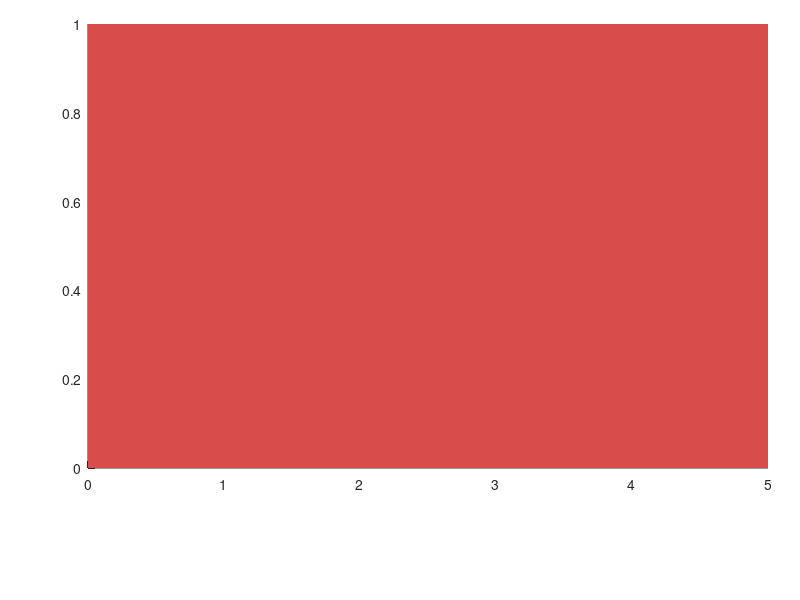

Here is the MATLAB script that generated this plot: (Note: this script raises an error after producing the figure.)
% plot_det_estab_bpi_phib.m
% Vector figure (no images/patterns, so Acrobat renders it reliably) of the
% determinacy / E-stability map from det_estab_bpi_phib.m: bpi in [0,5],
% phib_val in [0,1], other parameters (incl. by) at the posterior means of
% the sigma_me,rn-fixed production round.
S = load('det_estab_bpi_phib_results.mat');
cm = S.code_map; bg = S.bpi_grid; pg = S.phib_grid;
dx = bg(2)-bg(1); dy = pg(2)-pg(1);
col.det  = [0.30 0.70 0.40];   % determinate & E-stable
col.ind  = [0.85 0.30 0.30];   % indeterminate (BK info 4)
col.expl = [0.93 0.60 0.20];   % explosive / no stable equilibrium (BK info 3)
col.rank = [0.55 0.55 0.55];   % rank condition fails (info 5)

fig = figure('Units','inches','Position',[0.5 0.5 7 5.5],'Color','w');
ax = axes('Position',[0.11 0.22 0.85 0.74]); hold(ax,'on');
patch(ax,[0 5 5 0],[0 0 1 1],col.ind,'EdgeColor','none');   % base: indeterminate

cats = {0,'det'; 3,'expl'; 5,'rank'};
for c = 1:size(cats,1)
    X = []; Y = [];
    for i = 1:numel(pg)
        y0 = max(pg(i)-dy/2,0); y1 = min(pg(i)+dy/2,1);
        j = 1;
        while j <= numel(bg)
            if cm(i,j) == cats{c,1}
                k = j; while k < numel(bg) && cm(i,k+1) == cats{c,1}, k = k+1; end
                x0 = max(bg(j)-dx/2,0); x1 = min(bg(k)+dx/2,5);
                X = [X,[x0;x1;x1;x0]]; Y = [Y,[y0;y0;y1;y1]]; %#ok<AGROW>
                j = k+1;
            else
                j = j+1;
            end
        end
    end
    if ~isempty(X)
        rects_union_plot(ax,X,Y,col.(cats{c,2}));
    end
end

plot(ax,S.bpi_est,S.phib_est,'k*','MarkerSize',14,'LineWidth',2.5);
xline(ax,1.09,'k--','LineWidth',1.2);
xlim(ax,[0 5]); ylim(ax,[0 1]); box(ax,'on'); set(ax,'Layer','top','TickDir','out');
xlabel(ax,'$b_\pi$','Interpreter','latex','FontSize',15);
ylabel(ax,'$\varphi_b$','Interpreter','latex','FontSize',15);
text(ax,S.bpi_est+0.12,S.phib_est+0.035, ...
    sprintf('Posterior mean $(%.2f,\\, %.3f)$',S.bpi_est,S.phib_est), ...
    'FontSize',9,'Interpreter','latex','VerticalAlignment','bottom');
text(ax,1.12,0.55,'$b_\pi\approx1.09$','FontSize',10,'Interpreter','latex');

h = gobjects(1,4);
names = {'Determinate & E-stable','Indeterminate','Explosive (no stable equilibrium)','Rank condition fails'};
fcs = {col.det,col.ind,col.expl,col.rank};
for q = 1:4, h(q) = patch(ax,NaN,NaN,fcs{q},'EdgeColor','none'); end
lg = legend(ax,h,names,'Location','southoutside','Orientation','horizontal','NumColumns',2,'Box','off');
lg.FontSize = 9;

exportgraphics(fig,fullfile(pwd,'det_estab_bpi_phib_rnfixed.pdf'),'ContentType','vector','BackgroundColor','white');
close(fig);
fprintf('Saved det_estab_bpi_phib_rnfixed.pdf\n');
